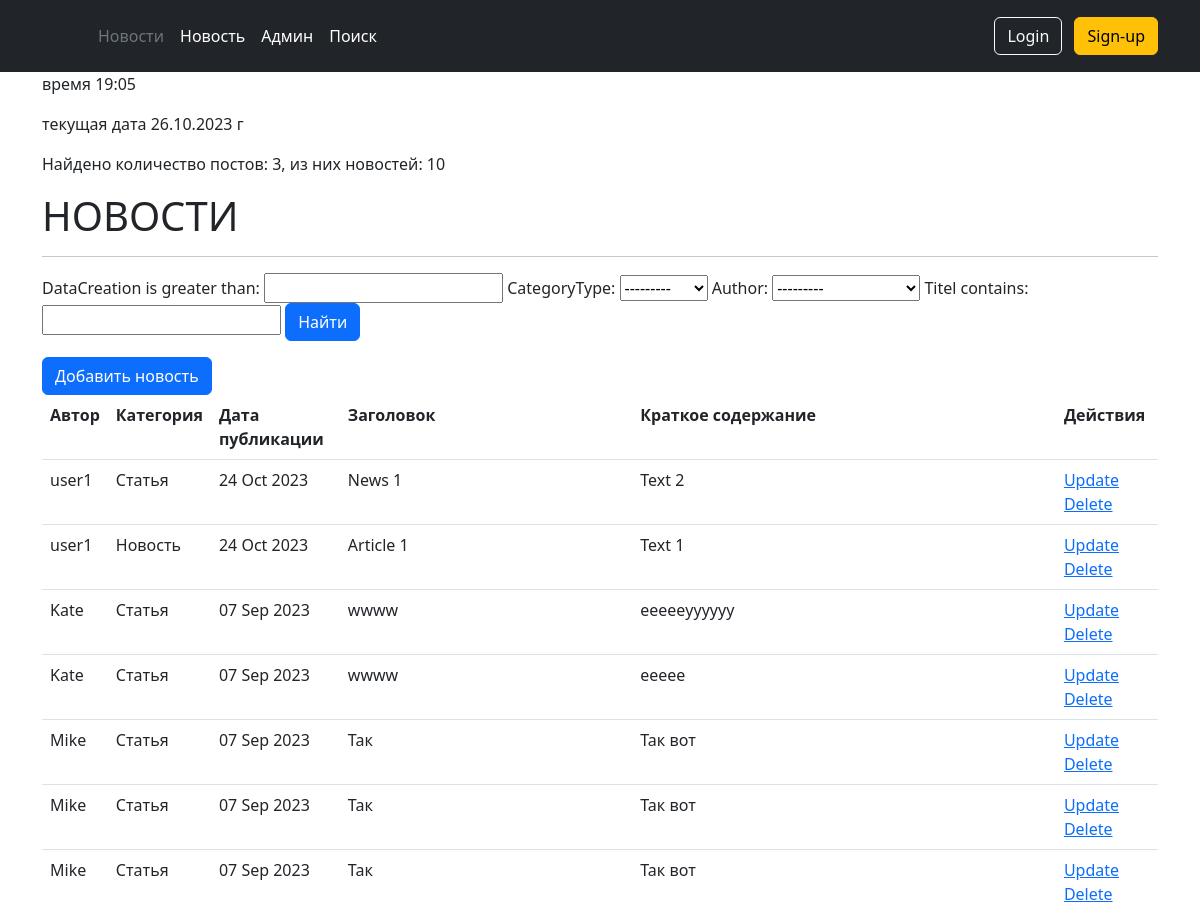
Page /news/search/ (upper part) on the earlier database version.
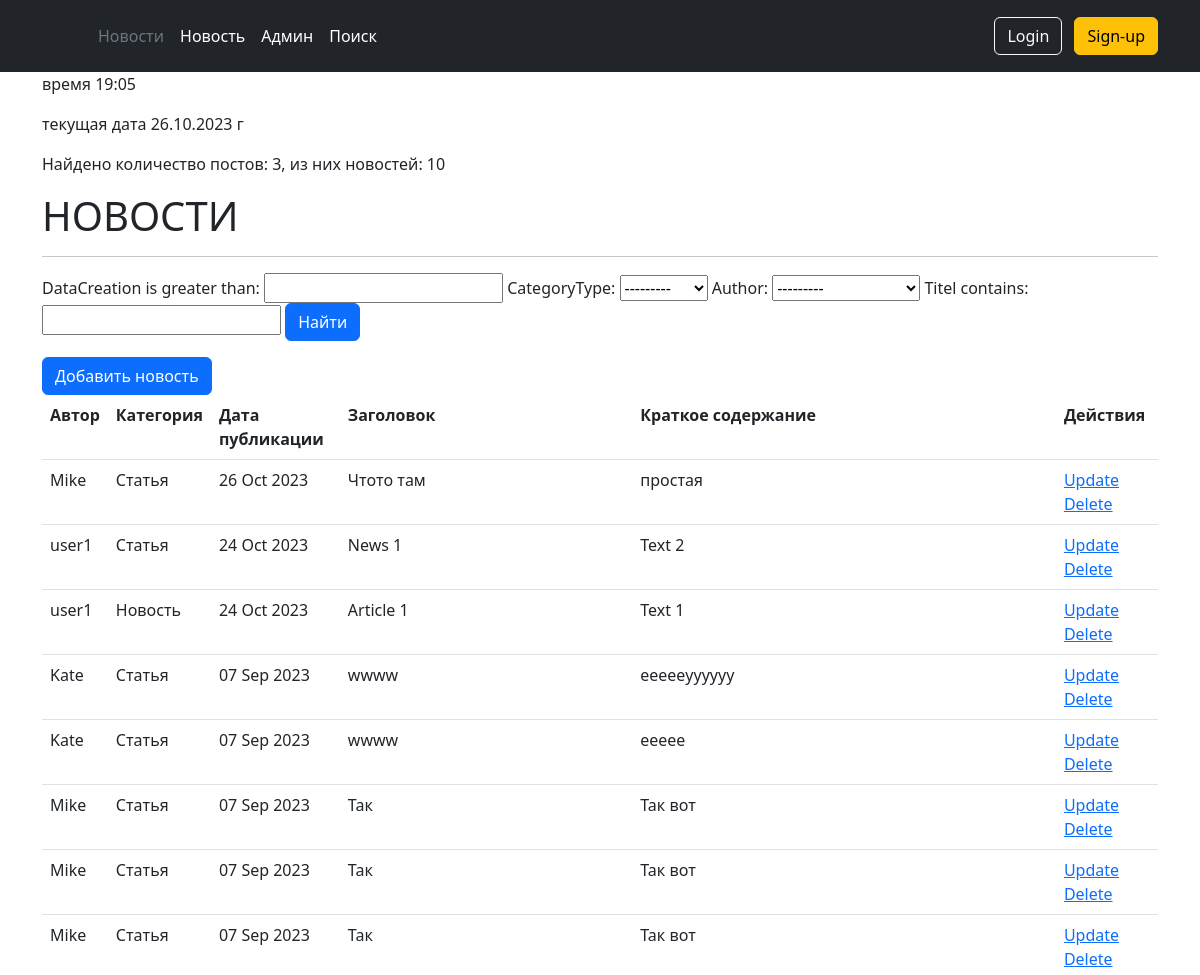
Same page on the later database version.
### news/models.py (models this page shows, shortened)
class Post(models.Model):
    author = models.ForeignKey(Author, on_delete=models.CASCADE)
    ARTICLE = 'AR'
    NEWS = 'NW'
    CATEGORY_CHOICES = [
        (ARTICLE, 'Статья'),
        (NEWS, 'Новость'),
    ]
    categoryType = models.CharField(max_length = 2,  choices = CATEGORY_CHOICES, default=ARTICLE)
    dataCreation = models.DateTimeField(auto_now_add = True)
    postCategory = models.ManyToManyField(Category, through='PostCategory')
    titel = models.CharField(max_length = 128)
    text = models.TextField()
    rating = models.SmallIntegerField(default=0)

class Author(models.Model):
    autorUser = models.OneToOneField(User, on_delete=models.CASCADE) #для связи автора с юзером
    ratingAuthor = models.SmallIntegerField(default=0)

### news/views.py (the view, shortened to what this page needs)
# urls.py: path('news/search/', PostList.as_view(), name='posts'),
class PostList(ListView):
    model = Post
    template_name = 'news/news_filter.html'
    context_object_name = 'posts'
    queryset = Post.objects.all().order_by('-dataCreation')
    paginate_by = 3
    def get_context_data(self, **kwargs):
       context = super().get_context_data(**kwargs)
       context['time_now'] = timezone.localtime(timezone.now()) # добавим переменную текущей даты time_now
       context['value1'] = Post.objects.filter(categoryType = 'NW') # добавим ещё одну пустую переменную, чтобы на её примере посмотреть работу другого фильтра
       context['filter'] = PostFilter(self.request.GET, queryset=self.get_queryset())
       context['choices'] = Post.CATEGORY_CHOICES
       context['form'] = PostForm()
       return context

### news/forms.py
class PostForm(ModelForm):
    class Meta:
       model = Post
       fields = ['titel', 'categoryType', 'postCategory', 'author', 'text']
       widgets = {
         'titel' : forms.TextInput(attrs={
           'class': 'form-control',
           'placeholder': 'Создайте заголовок'
         }),
         'categoryType' : forms.Select(attrs={
           'class': 'form-select',
         }),
         'postCategory' : forms.SelectMultiple(attrs={
           'class': 'form-select',
         }),
         'author' : forms.Select(attrs={
           'class': 'form-select',
         }),
         'text' : forms.Textarea(attrs={
           'class': 'form-control',
           'placeholder': 'Текст статьи'
         }),
       }

### news/templates/news/news_filter.html (shortened to what this page needs)
{% extends 'layer/base.html' %}
{% block content %}
<p>время {{ time_now|time:"H:i" }}</p>
<p>текущая дата {{ time_now|date:"d.m.Y" }} г</з>
<p>Найдено количество постов: {{ posts|length }}, из них  новостей: {{ value1|length|default_if_none:"ничего" }}</p>
<h1>НОВОСТИ</h1>
    <hr>
    {% if posts %}
    <form method="GET">
        {{ filter.form }}
        <input class="btn btn-primary" type="submit" value="Найти">
     </form>
     <a href="{% url 'news:post_create' %}"class="btn btn-primary" type="submit">Добавить новость </a>
        <table class="table">
            <tr>
                <th scope="col">
                    Автор
                </th>
                <th scope="col">
                    Категория
                </th>
                <th scope="col">
                    Дата публикации
                </th>
                <th scope="col">
                    Заголовок
                </th>
                <th scope="col">
                    Краткое содержание
                </th>
                <th scope="col">
                    Действия
                </th>
            </tr>
        {% for post in filter.qs %}
            <tr>
                <td>
                    {{ post.author.autorUser }}
                </td>
                <td>
                    {{ post.get_categoryType_display }}
                </td>
                <td>
                    {{ post.dataCreation|date:'d M Y'  }}
                </td>
                <td>
                    {{ post.titel }}
                </td>
                <td>
                    {{  post.text|truncatewords:20 }}
                </td>
                <td>
                    <a href="{% url 'news:post_update' post.id %}">
                        Update
                    </a>
                    <a href="{% url 'news:post_delete' post.id %}">
                        Delete
                    </a>
                </td>
            </tr>
        {% endfor %}
        </table>
    {% else %}
        <h2>Новостей нет!</h2>
    {% endif %}
{% endblock content %}

Differences in the rows shown:
added Post: author.autorUser "Mike", categoryType "Статья", dataCreation "26 Oct 2023", titel "Чтото там", text "простая"
